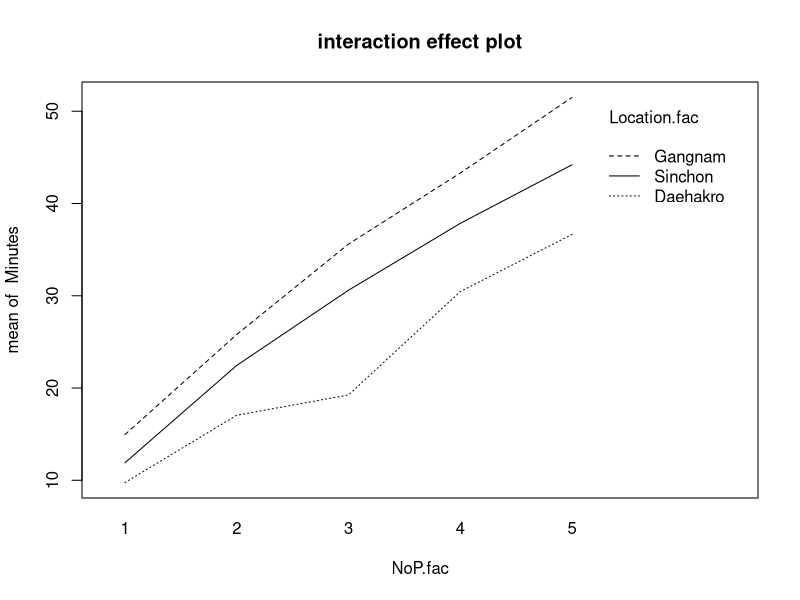

This figure's R source:
#Question 5

#b

qf(.95, df1=3, df2=31)

#d
qtukey(0.95, nmeans=4, df=31)

#Question 12

#a
q12<-matrix(c(19, 17, 18, 14, 15, 30, 32, 31, 29, 35), nrow=5, ncol=2, byrow=F, dimnames=list(NULL, c("A", "B")))

q12_SSTR<-5*(mean(q12[1:5,1])-mean(q12))^2+5*(mean(q12[1:5,2])-mean(q12))^2
q12_MSTR<-q12_SSTR/1
q12_MSTR

q12_SSE<-4*var(q12[1:5,1])+4*var(q12[1:5,2])
q12_MSE<-q12_SSE/8

q12_MSTR/q12_MSE #f-statistics
pf(114.1, df1=1, df2=8, lower.tail=F) #p-value
qf(.95, df1=1, df2=8) #critical value
#reject the null hypothesis

q12.df<-data.frame(q12)
colMeans(q12.df)
q12 <- as.vector(q12)
## gl == generate factor levels
## n == the number of levels
## k == the number of replications
q12_design <- gl(n=2, k=5, length=10, labels=c("1A","2B")) 
q12.df <- data.frame(q12, q12_design)
q12.df

q12.aov<-aov(q12~q12_design)
summary(q12.aov)

#c
#make new distrubiton of the subtraction of them.
q12<-matrix(c(19, 17, 18, 14, 15, 30, 32, 31, 29, 35), nrow=5, ncol=2, byrow=F, dimnames=list(NULL, c("A", "B")))
q12_D<-c(mean(q12[1:5,1])-mean(q12[1:5,2]))
(q12_D-0)/sqrt(((4*var(q12[1:5,1])+4*var(q12[1:5,2]))/8)*(1/5+1/5))
((q12_D-0)/sqrt(((4*var(q12[1:5,1])+4*var(q12[1:5,2]))/8)*(1/5+1/5)))^2
2*pt((q12_D-0)/sqrt(((4*var(q12[1:5,1])+4*var(q12[1:5,2]))/8)*(1/5+1/5)), 8, lower.tail=T)


#Question 28
q28 <- c(14, 10, 13, 15, 15, 12, 10, 8,
          8, 6, 7, 4, 5, 10, 9, 11,
          11, 13, 12, 10, 14, 8, 15, 9,
          10, 13, 9, 6, 12, 9, 7, 13)

q28_medication <- gl(n=2, k=8, length=32, labels=c("Medication","No medication"))
q28_counseling<- gl(n=2, k=16, length=32, labels=c("Counseling","No counseling"))
q28_2<- data.frame (q28, q28_medication, q28_counseling)
q28_2
q28.aov <- aov(q28 ~ q28_medication * q28_counseling)
summary(q28.aov)

mean(q28) #mean
(mean(q28[1:8])+mean(q28[17:24]))/2 #Medication mean
(mean(q28[9:16])+mean(q28[25:32]))/2 #No medication mean
mean(q28[1:16]) #Counseling mean
mean(q28[17:32]) #No counseling mean
# a=2, b=2, m=8
#SST
q28sst<-sum((q28-mean(q28))^2)
q28sst
#SSTR1
q28sstr1<-16*(((mean(q28[1:8])+mean(q28[17:24]))/2-mean(q28))^2
         +((mean(q28[9:16])+mean(q28[25:32]))/2-mean(q28))^2)
q28sstr1
#SSTR2
q28sstr2<-16*((mean(q28[1:16])-mean(q28))^2)+16*((mean(q28[17:32])-mean(q28))^2)
q28sstr2
#SSInt
q28ssint<- 8*((mean(q28[1:8])-(mean(q28[1:8])+mean(q28[17:24]))/2-mean(q28[1:16])+mean(q28))^2
            +(mean(q28[9:16]-(mean(q28[9:16])+mean(q28[25:32]))/2-mean(q28[1:16])+mean(q28)))^2
           +(mean(q28[17:24]-(mean(q28[1:8])+mean(q28[17:24]))/2-mean(q28[17:32])+mean(q28)))^2
          +(mean(q28[25:32]-(mean(q28[9:16])+mean(q28[25:32]))/2-mean(q28[17:32])+mean(q28)))^2)
q28ssint

#SSE
q28sse<-q28sst-q28sstr1-q28sstr2-q28ssint
q28sse

#MSTR1
q28mstr1<-q28sstr1/1
q28mstr1
#MSTR2
q28mstr2<-q28sstr2/1
q28mstr2
#MSint
q28msint<-q28ssint/1
q28msint
#MSE
q28mse<-q28sse/28
q28mse
0
q28mstr1/q28mse
q28mstr2/q28mse
q28msint/q28mse

qf(.95, df1=1, df2=28) #critical value
qf(.95, df1=18,df2=28)


#Question 32
q32<-matrix(c(12.6, 23.1, 33.0, 41.2, 43.2,
            11.2, 21.8, 28.2, 34.5, 45.2,
            10.7, 18.2, 18.4, 29.7, 35.9,
            8.8, 15.9, 20.1, 31.2, 37.4,
            15.1, 28.2, 39.8, 46.9, 53.2,
            14.8, 23.4, 31.4, 39.7, 49.8), ncol=5, nrow=6, byrow=T,
            dimnames=list(c("Sinchon1", "Sinchon2", "Daehakro1", "Daehakro2", "Gangnam1", "Gangnam2"),
                          c("1", "2", "3", "4", "5")))
            
mean(q32) #mean
q32_numberofpeoplemean<-c(colMeans(q32))
q32_numberofpeoplemean
q32_placemean<-c(rowMeans(q32))
q32_placemean[1]<-mean(q32_placemean[1:2])
q32_placemean[2]<-mean(q32_placemean[3:4])
q32_placemean[3]<-mean(q32_placemean[5:6])
q32_placemean<-q32_placemean[1:3]

# a=5, b=3, m=2
#SST
q32sst<-sum((q32-mean(q32))^2)
q32sst
#SSTR1
q32sstr1<-6*((q32_numberofpeoplemean[1]-mean(q32))^2
             +(q32_numberofpeoplemean[2]-mean(q32))^2
             +(q32_numberofpeoplemean[3]-mean(q32))^2
             +(q32_numberofpeoplemean[4]-mean(q32))^2
             +(q32_numberofpeoplemean[5]-mean(q32))^2)
q32sstr1
#SSTR2
q32sstr2<-10*((q32_placemean[1]-mean(q32))^2
              +(q32_placemean[2]-mean(q32))^2
              +(q32_placemean[3]-mean(q32))^2)
q32sstr2
#SSInt
q32ssint<- 2*((mean(q32[1:2,1])-(q32_numberofpeoplemean[1])-q32_placemean[1]+mean(q32))^2
              +(mean(q32[1:2,2])-(q32_numberofpeoplemean[2])-q32_placemean[1]+mean(q32))^2
              +(mean(q32[1:2,3])-(q32_numberofpeoplemean[3])-q32_placemean[1]+mean(q32))^2
              +(mean(q32[1:2,4])-(q32_numberofpeoplemean[4])-q32_placemean[1]+mean(q32))^2
              +(mean(q32[1:2,5])-(q32_numberofpeoplemean[5])-q32_placemean[1]+mean(q32))^2
              +(mean(q32[3:4,1])-(q32_numberofpeoplemean[1])-q32_placemean[2]+mean(q32))^2
              +(mean(q32[3:4,2])-(q32_numberofpeoplemean[2])-q32_placemean[2]+mean(q32))^2
              +(mean(q32[3:4,3])-(q32_numberofpeoplemean[3])-q32_placemean[2]+mean(q32))^2
              +(mean(q32[3:4,4])-(q32_numberofpeoplemean[4])-q32_placemean[2]+mean(q32))^2
              +(mean(q32[3:4,5])-(q32_numberofpeoplemean[5])-q32_placemean[2]+mean(q32))^2
              +(mean(q32[5:6,1])-(q32_numberofpeoplemean[1])-q32_placemean[3]+mean(q32))^2
              +(mean(q32[5:6,2])-(q32_numberofpeoplemean[2])-q32_placemean[3]+mean(q32))^2
              +(mean(q32[5:6,3])-(q32_numberofpeoplemean[3])-q32_placemean[3]+mean(q32))^2
              +(mean(q32[5:6,4])-(q32_numberofpeoplemean[4])-q32_placemean[3]+mean(q32))^2
              +(mean(q32[5:6,5])-(q32_numberofpeoplemean[5])-q32_placemean[3]+mean(q32))^2)
q32ssint

#SSE
q32sse<-q32sst-q32sstr1-q32sstr2-q32ssint
q32sse

#MSTR1
q32mstr1<-q32sstr1/4
q32mstr1
#MSTR2
q32mstr2<-q32sstr2/2
q32mstr2
#MSint
q32msint<-q32ssint/8
q32msint
#MSE
q32mse<-q32sse/15
q32mse

q32mstr1/q32mse
q32mstr2/q32mse
q32msint/q32mse

qf(.95, df1=8, df2=15) #critical value
qf(.95, df1=4, df2=15) #critical value
qf(.95, df1=2, df2=15) #critical value

#a
Minutes <-c(12.6, 23.1, 33.0, 41.2, 43.2,
                11.2, 21.8, 28.2, 34.5, 45.2,
                10.7, 18.2, 18.4, 29.7, 35.9,
                8.8, 15.9, 20.1, 31.2, 37.4,
                15.1, 28.2, 39.8, 46.9, 53.2,
                14.8, 23.4, 31.4, 39.7, 49.8)
NoP.fac <- as.factor(c(rep(1:5, 6)))
Location.fac <- as.factor(c(rep("Sinchon",10),rep("Daehakro", 10), rep("Gangnam",10)))
q32.df<-data.frame(NoP.fac, Location.fac, Minutes)
interaction.plot(NoP.fac, Location.fac, Minutes, type="l", main="interaction effect plot")

#Question 34
q34<-matrix(c(221, 193, 182, 183, 194, 191, 197,
              173, 160, 163, 178, 187, 201, 214,
              205, 183, 195, 214, 231, 220, 241,
              192, 181, 162, 158, 188, 179, 166), ncol=7, nrow=4, byrow=T,
            dimnames=list(c("week1", "week2", "week3", "week4"),
                          c("Mon", "Tue", "Wed", "Thur", "Fri", "Sat", "Sun")))

mean(q34) #mean
q34_dayofweekmean<-c(colMeans(q34))
q34_dayofweekmean
q34_weekmean<-c(rowMeans(q34))
q34_weekmean

#SST
q34sst<-sum((q34-mean(q34))^2)
q34sst
#SSB
q34ssb<-7*(sum((q34_weekmean-mean(q34))^2))
q34ssb
#SSTR
q34sstr<-4*(sum((q34_dayofweekmean-mean(q34))^2))
q34sstr

#SSE
q34sse<-q34sst-q34ssb-q34sstr
q34sse

#MSB
q34msb<-q34ssb/3
q34msb
#MSTR
q34mstr<-q34sstr/6
q34mstr
#MSE
q34mse<-q34sse/18
q34mse

q34mstr/q34mse
q34msb/q34mse

qf(.95, df1=6, df2=18) #critical value
qf(.95, df1=3, df2=18) #critical value

#without blocks
#SSTR
q34sstr2<-4*(sum((q34_dayofweekmean-mean(q34))^2))
q34mstr2<-q34sstr2/6
q34mstr2

q34sse2<-3*(var(q34[1:4,1])+var(q34[1:4,2])+var(q34[1:4,3])+var(q34[1:4,4])
            +var(q34[1:4,5])+var(q34[1:4,6])+var(q34[1:4,7]))
q34mse2<-q34sse2/21
q34mse2

q34mstr2/q34mse2

qf(.95, df1=6, df2=21) #critical value
            
            
            
            
            
